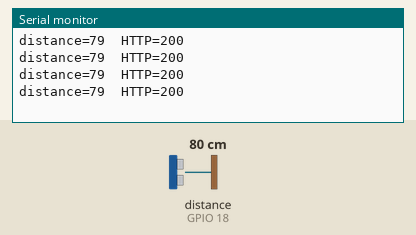
The sketch below on a simulated ESP32. Shown: the last lines printed to the serial monitor. Wiring (inferred from the names in the program): ultrasonic range finder: trigger GPIO 5; echo GPIO 18. The inputs (shaded band) are chosen by the test bench; at power-on: distance to the obstacle (sensor on GPIO 18) 80 cm. The echo pulse lasts 58.3 µs per cm; WiFi joins after 1.5 s; servers stay silent unless stated; a WiFi scan finds three made-up networks; uploads are accepted with an empty reply.

Above: at 5.2 s.
5.3 s: distance to the obstacle (sensor on GPIO 18) set to 2 cm
At 5.93 s:
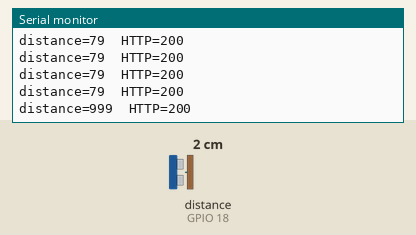
6.8 s: distance to the obstacle (sensor on GPIO 18) set to 4 cm
At 6.93 s:
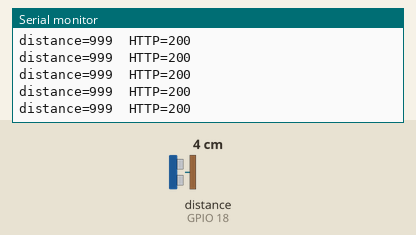
Timing chart, 0 to 9.8 s (numbered marks = the images above; inputs shaded):
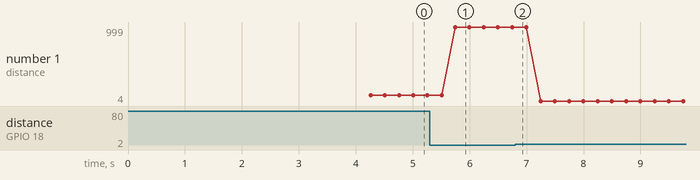

The sketch:

obstacle_wifi.ino
```cpp
//Library Section

#include <WiFi.h>
#include <HTTPClient.h>

//Wifi Configuration

const char* WIFI_SSID  = "wifi-name";
const char* WIFI_PASS  = "wifi-password";
const char* SERVER_URL = "http://local ip address(ipv4)/api/sensor";

// ultrasonic pins

const int TRIG_PIN = 5;
const int ECHO_PIN = 18;

//distance configuration

const int  MIN_VALID_CM     = 2;
const int  MAX_RANGE_CM     = 200;
const int  CLEAR_PATH_VALUE = 999;
const unsigned long ECHO_TIMEOUT_US = 25000UL;
const int  SAMPLES          = 3;
const unsigned long SEND_INTERVAL_MS = 250;  //approximately every 250 milliseconds, the latest processed distance is sent to the backend
const unsigned long WIFI_TIMEOUT_MS  = 20000;

WiFiClient wifiClient;
HTTPClient http;
unsigned long lastSend = 0;

//distance measurement

long readDistanceOnce() {
  digitalWrite(TRIG_PIN, LOW);  delayMicroseconds(2);
  digitalWrite(TRIG_PIN, HIGH); delayMicroseconds(10);
  digitalWrite(TRIG_PIN, LOW);
  unsigned long duration = pulseIn(ECHO_PIN, HIGH, ECHO_TIMEOUT_US);
  if (duration == 0) return 0;
  return (long)(duration * 0.0343 / 2.0);  //Distance = Time × Speed of Sound ÷ 2
}

//Filtering the Distance

//three readings are taken instead of using only one reading

long readDistanceFiltered() {
  long r[SAMPLES];
  for (int i = 0; i < SAMPLES; i++) { r[i] = readDistanceOnce(); delay(10); }
  for (int i = 0; i < SAMPLES - 1; i++)
    for (int j = i + 1; j < SAMPLES; j++)
      if (r[j] < r[i]) { long t = r[i]; r[i] = r[j]; r[j] = t; }
  return r[SAMPLES / 2];
}

//Processing the Distance


int processDistance(long d) {
  if (d <= MIN_VALID_CM || d > MAX_RANGE_CM) return CLEAR_PATH_VALUE;
  return (int)d;
}

// ---------- Wi-Fi ----------
void onWiFiEvent(WiFiEvent_t event, WiFiEventInfo_t info) {
  if (event == ARDUINO_EVENT_WIFI_STA_DISCONNECTED) {
    Serial.println("  [disconnect reason " + String(info.wifi_sta_disconnected.reason) + "]");
  }
}

void connectWiFi() {
  WiFi.disconnect(true, true);      // reset any previous attempt
  delay(500);
  WiFi.mode(WIFI_STA);
  WiFi.setSleep(false);

  // Scan first, so we can see if the network is visible at all
  Serial.println("Scanning networks...");
  int n = WiFi.scanNetworks();
  bool found = false;
  for (int i = 0; i < n; i++) {
    Serial.println("  " + WiFi.SSID(i) + "  (" + String(WiFi.RSSI(i)) +
                   " dBm, ch " + String(WiFi.channel(i)) + ")");
    if (WiFi.SSID(i) == String(WIFI_SSID)) found = true;
  }
  WiFi.scanDelete();
  if (n <= 0)      Serial.println("No networks seen at all (antenna or power problem)");
  else if (!found) Serial.println("'" + String(WIFI_SSID) + "' is NOT visible (5 GHz, hidden, out of range, or name typo)");

  WiFi.begin(WIFI_SSID, WIFI_PASS);
  Serial.print("Connecting to Wi-Fi");
  unsigned long start = millis();
  while (WiFi.status() != WL_CONNECTED && millis() - start < WIFI_TIMEOUT_MS) {
    delay(500); Serial.print(".");
  }

  if (WiFi.status() == WL_CONNECTED) {
    Serial.println("\nConnected. ESP32 IP: " + WiFi.localIP().toString());
    Serial.println("Sending data to: " + String(SERVER_URL));
  } else {
    Serial.println("\nFailed. Status code = " + String(WiFi.status()));
    WiFi.disconnect();
    delay(3000);
  }
}

// ---------- Send to FastAPI ----------

void sendDistance(int dist) {
  http.begin(wifiClient, SERVER_URL);
  http.setTimeout(1500);
  http.addHeader("Content-Type", "application/json");
  int code = http.POST("{\"distance\":" + String(dist) + "}");

  String line = "distance=" + String(dist) + "  HTTP=" + String(code);
  if (code < 0) line += "  (" + http.errorToString(code) + ")";
  Serial.println(line);
  http.end();
}

void setup() {
  Serial.begin(115200);
  pinMode(TRIG_PIN, OUTPUT);
  pinMode(ECHO_PIN, INPUT);
  WiFi.onEvent(onWiFiEvent);
  connectWiFi();
}

void loop() {
  if (WiFi.status() != WL_CONNECTED) { connectWiFi(); return; }
  if (millis() - lastSend >= SEND_INTERVAL_MS) {
    lastSend = millis();
    sendDistance(processDistance(readDistanceFiltered()));
  }
}
```

Measured:
- after the input at 5.3 s, the serial monitor: prints a new line after 0.45 s (image 1)
- plotted number 1: 79 → 999 after the input at 5.3 s
